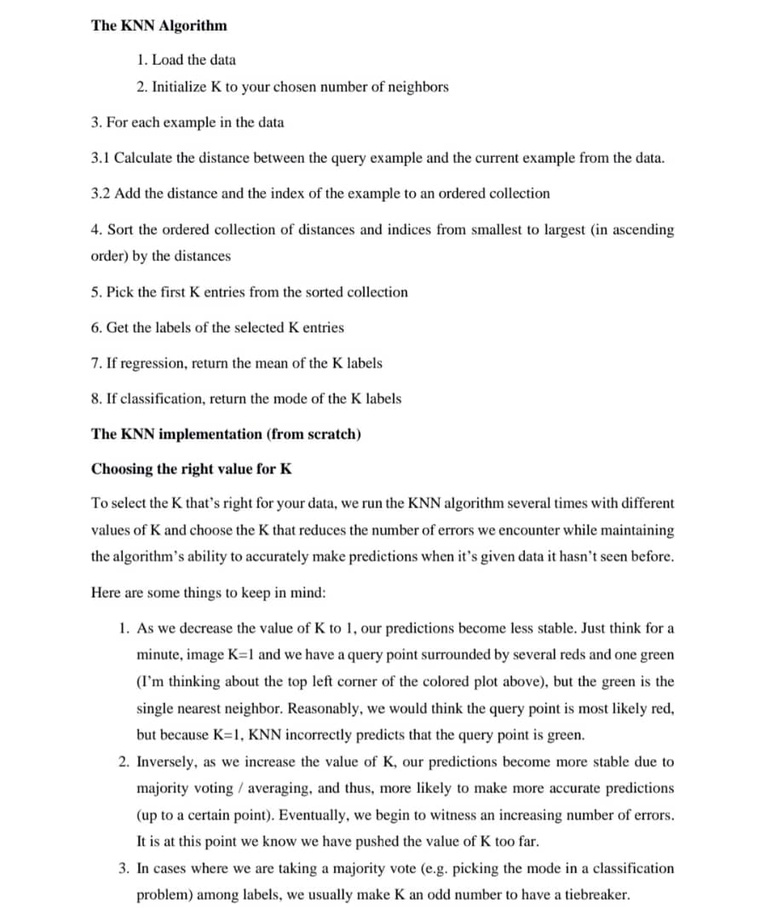
#> input picture 2.jpg, 766 x 921 px, shrunk from 899 x 1080 before the run
$ python ocr.py 2.jpg
#> lines starting #> are read from the running program, lines starting #| are printed output that depends on the picture
import sys
import cv2
import pytesseract
from PIL import Image
import os

output_dir = 'processed_images'
if not os.path.exists(output_dir):
    os.makedirs(output_dir)

def save_image(image, filename):
    """Helper function to save an image to the specified path."""
    cv2.imwrite(os.path.join(output_dir, filename), image)

def process_image(image_path):
    # Read the image
#> called with image_path = '2.jpg'
    image = cv2.imread(image_path)
#> image is the input picture: shape (921, 766, 3); mean B, G, R 243.3, 243.3, 243.3

    # Convert to grayscale
    gray_image = cv2.cvtColor(image, cv2.COLOR_BGR2GRAY)

    # Remove noise
    kernel = cv2.getStructuringElement(cv2.MORPH_RECT, (1, 1))
    image = cv2.morphologyEx(gray_image, cv2.MORPH_CLOSE, kernel)
    image = cv2.medianBlur(image, 3)
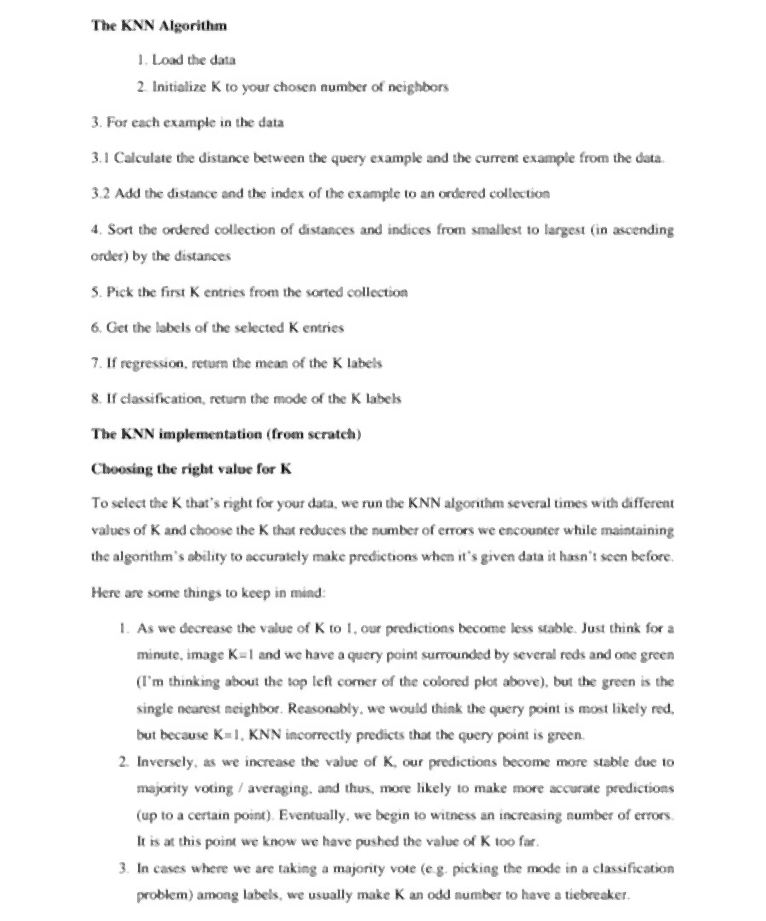
#> image: shape (921, 766); min 14, max 255, mean 245.2

    # Perform OCR
    text = pytesseract.image_to_string(image)
    return text

if __name__ == "__main__":
    if len(sys.argv) < 2:
        print("Usage: python ocr_script.py <image_path>")
        sys.exit(1)

    image_path = sys.argv[1]
    try:
        text = process_image(image_path)
        print(text)
    except Exception as e:
        print(f"Error processing the image: {e}")
#> (the run stopped early here; a loop or call above may not have finished)
